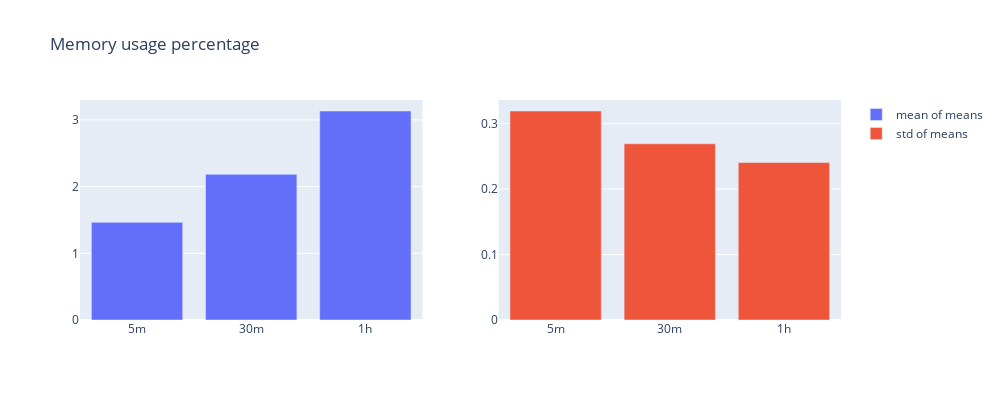

This figure's notebook cell:
### Code cell
bar_plot("Memory usage percentage", memory_usage)

### Figure 1 — Plotly figure (JSON) as saved in the notebook; plotly's stock layout.template omitted (floating-point values rounded to 4 significant figures)
{"data": [{"name": "mean of means", "type": "bar", "x": ["5m", "30m", "1h"], "xaxis": "x", "y": [1.464, 2.184, 3.134], "yaxis": "y"}, {"name": "std of means", "type": "bar", "x": ["5m", "30m", "1h"], "xaxis": "x2", "y": [0.3194, 0.2693, 0.2406], "yaxis": "y2"}], "layout": {"height": 400, "title": {"text": "Memory usage percentage"}, "width": 1000, "xaxis": {"anchor": "y", "autorange": true, "domain": [0, 0.45], "range": [-0.5, 2.5], "type": "category"}, "xaxis2": {"anchor": "y2", "autorange": true, "domain": [0.55, 1], "range": [-0.5, 2.5], "type": "category"}, "yaxis": {"anchor": "x", "autorange": true, "domain": [0, 1], "range": [0, 3.299], "type": "linear"}, "yaxis2": {"anchor": "x2", "autorange": true, "domain": [0, 1], "range": [0, 0.3362], "type": "linear"}}}
